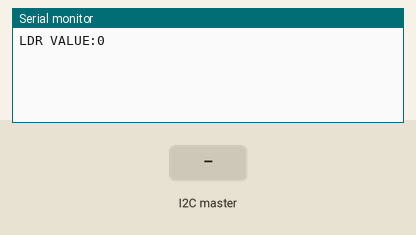
Bench run of a sketch on a simulated Arduino Uno, built with avr-gcc and run on an emulated ATmega328P. Parts: the last lines printed to the serial monitor. The test bench sets the inputs (shaded band).

Above: at 1.2 s.
1.3 s: the I2C master sends the byte 1
At 2.6 s:
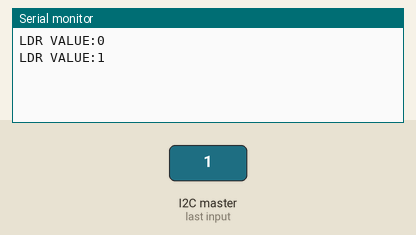
2.8 s: the I2C master sends the byte 2
At 4.9 s:
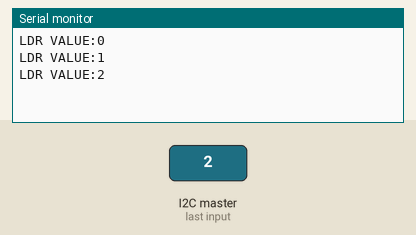
Timing chart, 0 to 6.4 s (numbered marks = the images above; inputs shaded):
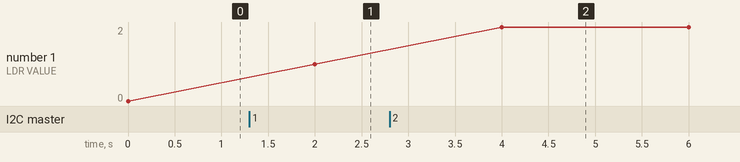

Measured:
- after the input at 1.3 s, the serial monitor: prints a new line after 0.70 s (image 1)
- after the input at 2.8 s, the serial monitor: prints a new line after 1.2 s (image 2)
- plotted number 1: 0 → 1 after the input at 1.3 s, 1 → 2 after the input at 2.8 s

The sketch:

Slave.ino
```cpp
#include <Wire.h>
//char ldrval;
int ldrv;
void setup() {
  Serial.begin(9600);
  // Start the I2C Bus as Slave on address 9
  Wire.begin(9);
  // Attach a function to trigger when something is received.
  Wire.onReceive(receiveEvent);
}
void receiveEvent(int bytes) {
 ldrv = Wire.read();    // read one character from the I2C
}
void loop() {

Serial.print("LDR VALUE:");
//char ldrv = Wire.read();
//String ldr= String(ldrv);
Serial.println(ldrv);
delay(2000);
}
```
